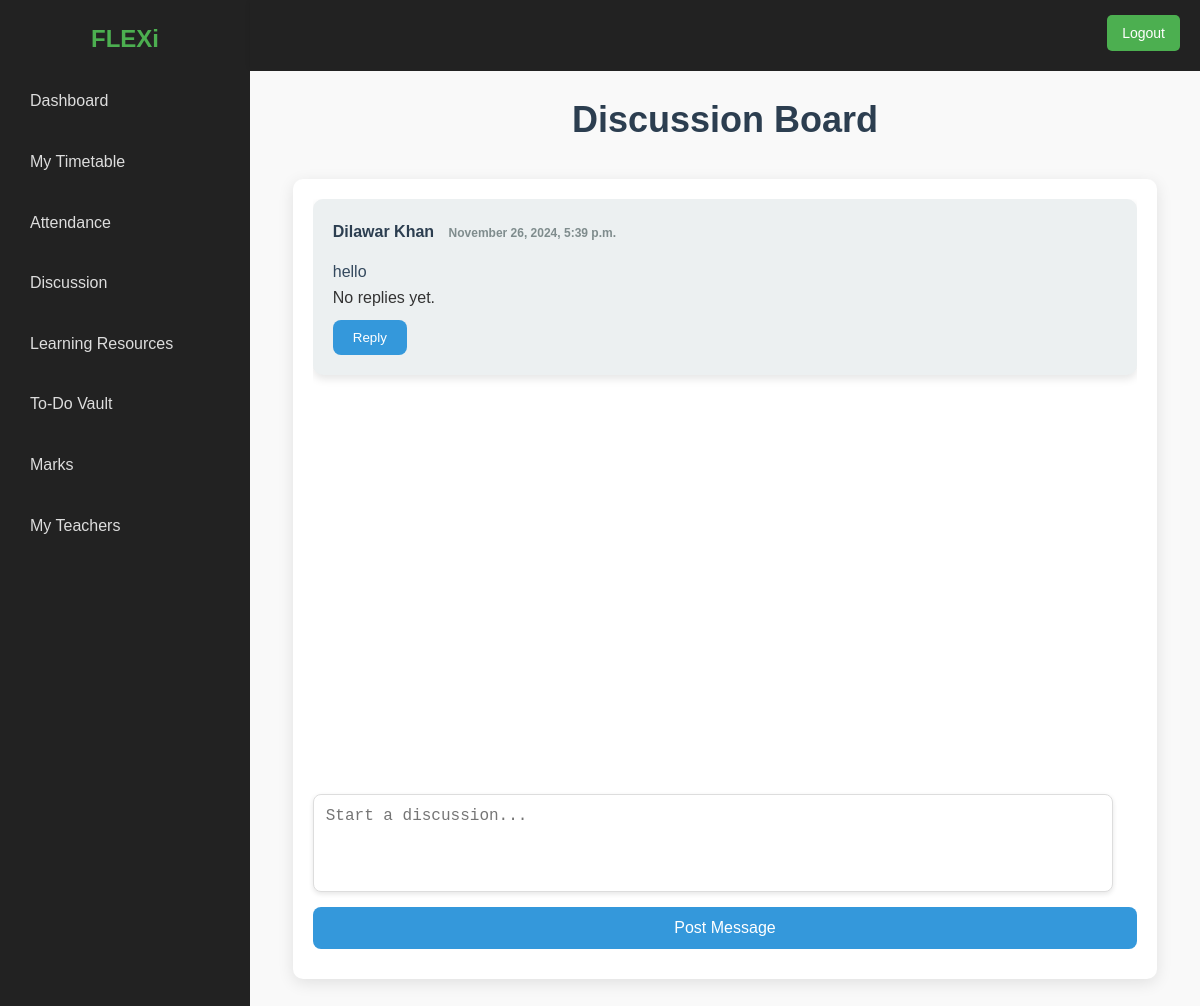
The app's page /student/discussion/ with its own data.
### studentportal/models.py (models this page shows, shortened)
class Discussion(models.Model):
    user = models.ForeignKey(User, on_delete=models.CASCADE)
    content = models.TextField()
    timestamp = models.DateTimeField(auto_now_add=True)
    parent = models.ForeignKey('self', on_delete=models.CASCADE, null=True, blank=True, related_name='replies')

### studentportal/views.py (the view, shortened to what this page needs)
# urls.py: path('discussion/', views.discussion_view, name='discussion'),
def discussion_view(request):
    discussions = Discussion.objects.filter(parent__isnull=True)  # Fetch only parent discussions
    return render(request, 'discussion.html', {'messages': discussions})

### templates/discussion.html (shortened to what this page needs)
{% extends "base.html" %}
{% load static %}
{% block head %}
    <link rel="stylesheet" href="{% static 'css/studentdiscussionstyle.css' %}">
{% endblock head %}
{% block body %}
<h2 class="discussion-title">Discussion Board</h2>
<div class="discussion-container">
    <div class="discussion-messages" id="discussion-messages">
        {% for message in messages %}
            <div class="message" id="message-{{ message.id }}">
                <p class="message-author">{{ message.user.first_name }} {{ message.user.last_name }}
                    <span class="message-time">{{ message.timestamp|date:"F j, Y, g:i a" }}</span>
                </p>
                <p class="message-content">{{ message.content }}</p>
                <div class="replies">
                    {% for reply in message.replies.all %}
                        <div class="reply">
                            <p class="message-author">{{ reply.user.first_name }} {{ reply.user.last_name }}
                                <span class="message-time">{{ reply.timestamp|date:"F j, Y, g:i a" }}</span></p>
                            <p class="message-content">{{ reply.content }}</p>
                        </div>
                    {% empty %}
                        <p>No replies yet.</p>
                    {% endfor %}
                </div>
                <button class="reply-btn" onclick="toggleReplyForm({{ message.id }})">Reply</button>
            </div>
        {% empty %}
            <p>No discussions yet. Be the first to start one!</p>
        {% endfor %}
    </div>
    <form method="POST" class="discussion-form" id="discussion-form">
        <textarea name="message" placeholder="Start a discussion..." rows="4" required></textarea>
        <button type="submit">Post Message</button>
    </form>
</div>
{% endblock body %}

### static/css/studentdiscussionstyle.css (style rules this page uses)
body { font-family: 'Roboto', sans-serif; background-color: #f1f1f1; margin: 0; padding: 0; }
.discussion-container { margin: 30px auto; width: 95%; max-width: 900px; background-color: #ffffff; border-radius: 10px; box-shadow: 0 4px 16px rgba(0, 0, 0, 0.1); padding: 20px; display: flex; flex-direction: column; height: 800px; overflow: hidden; }
.discussion-title { text-align: center; color: #2c3e50; font-size: 36px; margin-bottom: 30px; }
.discussion-messages { flex: 1; overflow-y: auto; margin-bottom: 20px; padding-bottom: 10px; }
.message, .reply { background-color: #ecf0f1; padding: 20px; border-radius: 10px; margin-bottom: 20px; position: relative; box-shadow: 0 4px 8px rgba(0, 0, 0, 0.1); }
.message-author, .reply .message-author { font-weight: 600; color: #2c3e50; }
.message-time, .reply .message-time { font-size: 12px; color: #7f8c8d; margin-left: 10px; }
.message-content, .reply .message-content { font-size: 16px; margin-top: 15px; color: #34495e; }
.reply-btn { background-color: #3498db; color: white; padding: 10px 20px; border: none; border-radius: 8px; cursor: pointer; margin-top: 10px; transition: background-color 0.3s ease; }
.discussion-form, .reply-form { display: flex; flex-direction: column; position: sticky; bottom: 0; background-color: #fff; padding: 10px 0; z-index: 5; }
textarea { padding: 12px; border-radius: 8px; border: 1px solid #ddd; font-size: 16px; margin-bottom: 15px; resize: none; width: 100%; max-width: 800px; min-height: 40px; box-shadow: 0 2px 5px rgba(0, 0, 0, 0.1); }
button[type="submit"] { padding: 12px 20px; border-radius: 8px; background-color: #3498db; color: white; font-size: 16px; border: none; cursor: pointer; transition: background-color 0.3s ease; }

### templates/base.html (style rules this page uses)
* { margin: 0; padding: 0; box-sizing: border-box; }
body { font-family: 'Arial', sans-serif; line-height: 1.6; color: #333; background: #f4f4f9; }

### records on screen
Discussion: user.first_name "Dilawar", user.last_name "Khan", timestamp "November 26, 2024, 5:39 p.m.", content "hello"
